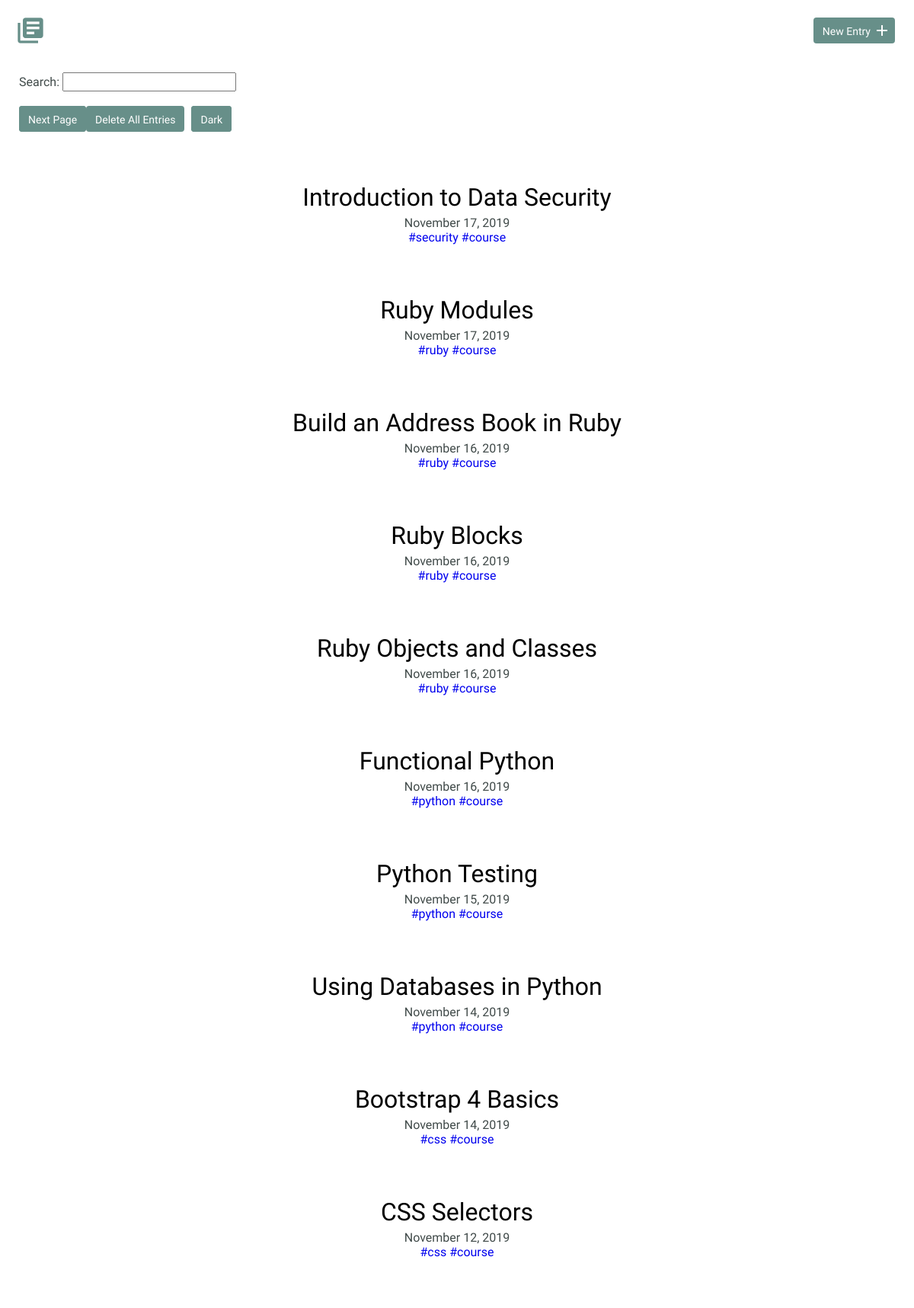
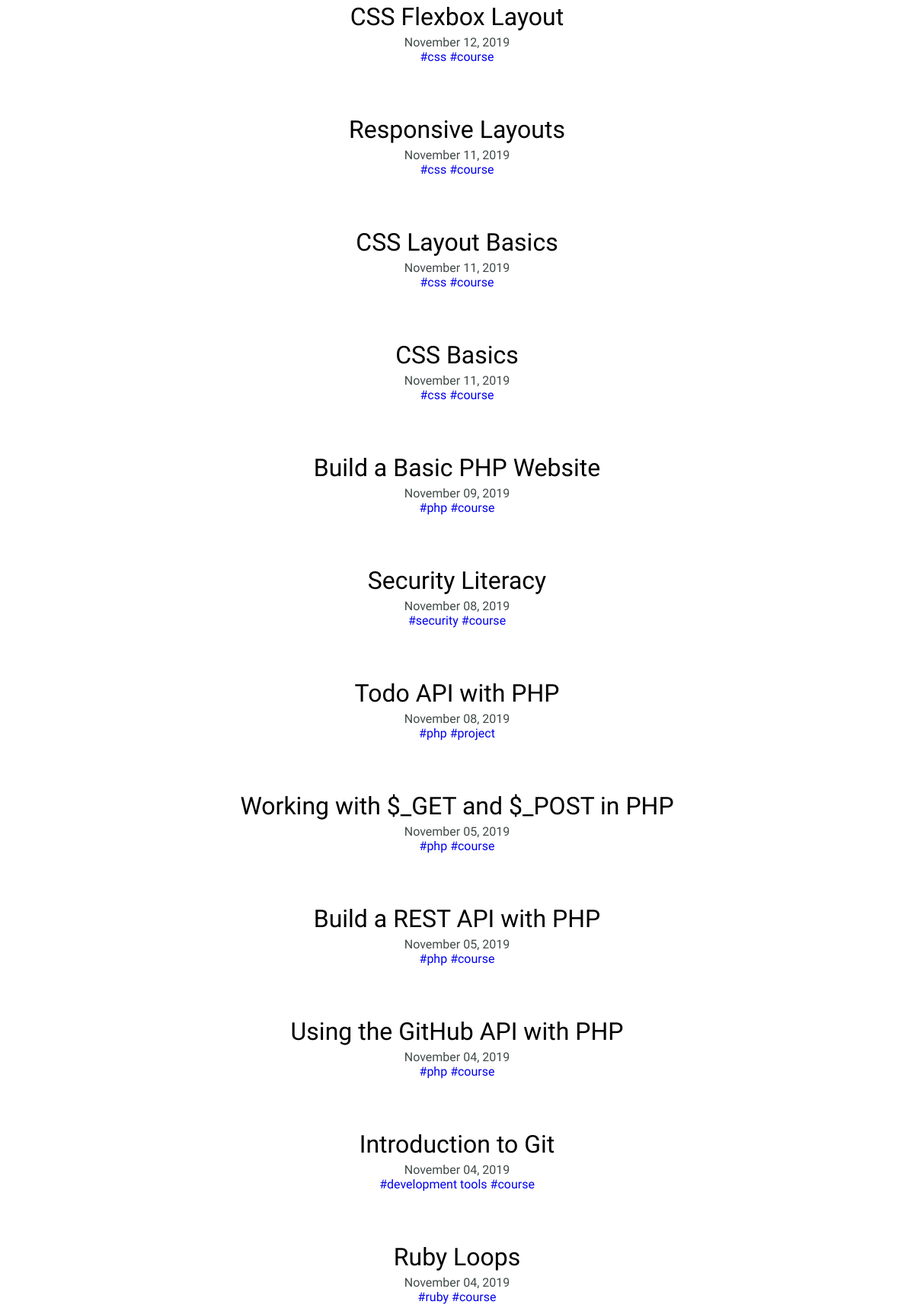
Screenshot of /index_l.php (upper part) with the database file from the repository (2 pictures, top to bottom).
### tables this page shows
CREATE TABLE "entries" (
	"id"	INTEGER NOT NULL PRIMARY KEY AUTOINCREMENT,
	"title"	TEXT NOT NULL,
	"date"	TEXT NOT NULL,
	"time"	TEXT NOT NULL,
	"time_spent"	INTEGER NOT NULL,
	"time_units"	TEXT NOT NULL,
	"learned"	BLOB NOT NULL,
	"resources"	BLOB,
	"tags"	BLOB
);

### inc/functions.php (called while the page is built, shortened)
<?php
function get_entry_list($limit, $offset) {
    include 'connection.php';
    $sql = "SELECT id, title, date, time, tags FROM entries ORDER BY date DESC, time DESC, id DESC LIMIT ? OFFSET ?";
    try {
        $results = $db->prepare($sql);
        $results->bindValue(1, $limit, PDO::PARAM_INT);
        $results->bindValue(2, $offset, PDO::PARAM_INT);
        $results->execute();
    } catch (Exception $e) {
        echo "Error: " . $e->getMessage() . "<br>";
        return array();
    }
    return $results->fetchAll();
}

### index_l.php (the view, shortened to what this page needs)
<?php
require 'inc/functions.php';
$page = filter_input(INPUT_GET, 'p', FILTER_SANITIZE_NUMBER_INT);
if (empty($page)) {
    $page = 1;
}
$limit = 25;
$offset = $limit * ($page - 1);
include 'inc/header_l.php';
?>
    <section>
      <div class="container">
        <form method="get">
          Search:
          <input type="search" name="search" required>
        </form>
        <br>
        <?php
        if (empty($entries) && count(get_entry_list($limit, $offset)) >= $limit) {
            echo "<a href='index_l.php?p=" . ($page+1). "' class='button'>Next Page</a>";
        }
        if (!empty(get_entry_list($limit, $offset))) {
            echo "<input type='submit' class='button' value='Delete All Entries' onclick='confirmDeleteAll()'>";
        }
        ?>
        <?php
        if (!empty($entries) && $page > 1) {
            echo "<a href='index.php?search=" . trim($search) . "&p=" . $page . "' class='button'>Dark</a>";
        } elseif (!empty($entries) && $page == 1) {
            echo "<a href='index.php?search=" . trim($search) . "' class='button'>Dark</a>";
        } elseif (empty($entries) && $page > 1) {
            echo "<a href='index.php?p=" . $page . "' class='button'>Dark</a>";
        } else {
            echo "<a href='index.php' class='button'>Dark</a>";
        }
        ?>
        <div class="entry-list">
          <?php
          if (isset($entries)) {
              foreach ($entries as $entry) {
                  echo "<article>";
                  echo "<h2><a href='detail_l.php?id=" . $entry['id'] . "'>" . $entry['title'] . "</a></h2>";
                  echo "<time datetime='" . $entry['date'] . " " . $entry['time'] . "'>" . date("F d, Y H:i", strtotime($entry['date'] . " " . $entry['time'])) . "</time><br>";
                  if (!empty($entry['tags'])) {
                      $tags = explode(',', $entry['tags']);
                      foreach ($tags as $tag) {
                          echo "<a href='tags_l.php?tag=" . trim($tag) . "'>#" . trim($tag) . "</a> ";
                      }
                  }
                  echo "</article>";
              }
          } else {
              foreach (get_entry_list($limit, $offset) as $item) {
                  echo "<article>";
                  echo "<h2><a href='detail_l.php?id=" . $item['id'] . "'>" . $item['title'] . "</a></h2>";
                  echo "<time datetime='" . $item['date'] . " " . $item['time'] . "'>" . date("F d, Y", strtotime($item['date'] . " " . $item['time'])) . "</time><br>";
                  if (!empty($item['tags'])) {
                      $tags = explode(',', $item['tags']);
                      foreach ($tags as $tag) {
                          echo "<a href='tags_l.php?tag=" . trim($tag) . "'>#" . trim($tag) . "</a> ";
                      }
                  }
                  echo "</article>";
              }
          }
          ?>
        </div>
      </div>
    </section>
<?php include 'inc/footer.php'; ?>

### css/site_l.css (style rules this page uses)
body { font-size: 16px; color: #404a49; font-family: 'Cousine', serif; font-weight: 400; }
.container { margin: 0 auto; padding: 0 25px; }
a { text-decoration: none; }
.button { padding: 8px 10px 6px 10px; background: #678f89; border: 2px solid #678f89; border-radius: 4px; text-decoration: none; color: #fff; position: relative; text-align: center; font-size: 14px; }
h1, h2, h3 { margin: 0; font-weight: 400; line-height: 1em; color: #000; }
h2 { font-size: 32px; }
h2 a { text-decoration: none; color: #000; }
.entry-list, .edit-entry, .new-entry { max-width: 800px; margin: 0 auto; padding: 70px 0 150px 0; }
.entry-list article { margin-bottom: 70px; text-align: center; }
.entry-list article h2 { margin-bottom: 8px; }
input[type=submit] { margin-right: 5px; }

### rows the page displays
entries: title "Introduction to Data Security", date+time "November 17, 2019", tags "security", tags "course"
entries: title "Ruby Modules", date+time "November 17, 2019", tags "ruby", tags "course"
entries: title "Build an Address Book in Ruby", date+time "November 16, 2019", tags "ruby", tags "course"
entries: title "Ruby Blocks", date+time "November 16, 2019", tags "ruby", tags "course"
entries: title "Ruby Objects and Classes", date+time "November 16, 2019", tags "ruby", tags "course"
entries: title "Functional Python", date+time "November 16, 2019", tags "python", tags "course"
entries: title "Python Testing", date+time "November 15, 2019", tags "python", tags "course"
entries: title "Using Databases in Python", date+time "November 14, 2019", tags "python", tags "course"
entries: title "Bootstrap 4 Basics", date+time "November 14, 2019", tags "css", tags "course"
entries: title "CSS Selectors", date+time "November 12, 2019", tags "css", tags "course"
entries: title "CSS Flexbox Layout", date+time "November 12, 2019", tags "css", tags "course"
entries: title "Responsive Layouts", date+time "November 11, 2019", tags "css", tags "course"
entries: title "CSS Layout Basics", date+time "November 11, 2019", tags "css", tags "course"
entries: title "CSS Basics", date+time "November 11, 2019", tags "css", tags "course"
entries: title "Build a Basic PHP Website", date+time "November 09, 2019", tags "php", tags "course"
entries: title "Security Literacy", date+time "November 08, 2019", tags "security", tags "course"
entries: title "Todo API with PHP", date+time "November 08, 2019", tags "php", tags "project"
entries: title "Working with $_GET and $_POST in PHP", date+time "November 05, 2019", tags "php", tags "course"
entries: title "Build a REST API with PHP", date+time "November 05, 2019", tags "php", tags "course"
entries: title "Using the GitHub API with PHP", date+time "November 04, 2019", tags "php", tags "course"
entries: title "Introduction to Git", date+time "November 04, 2019", tags "development tools", tags "course"
entries: title "Ruby Loops", date+time "November 04, 2019", tags "ruby", tags "course"
